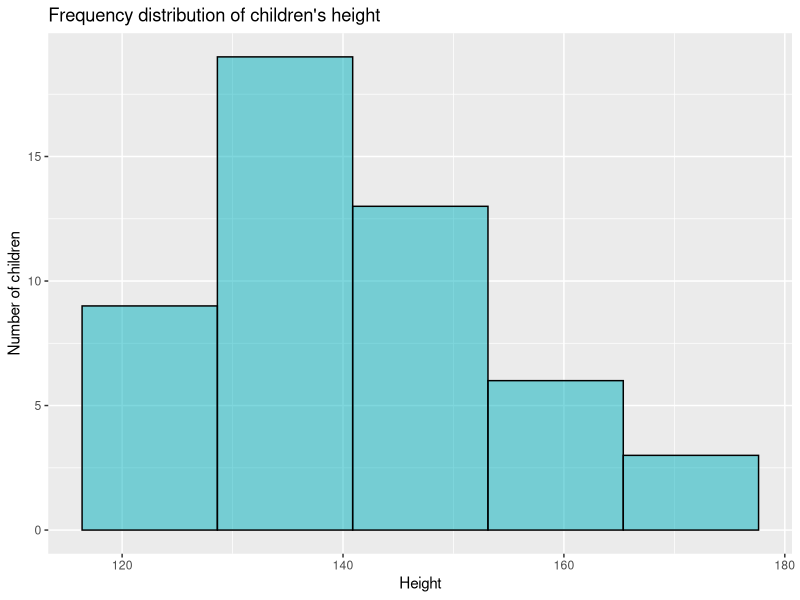

The R script that drew this image:
## ---- chunk 1
children_height<-c(120.0, 121.0, 122.0, 123.0, 124.0, 125.0, 126.0, 126.0, 126.0, 130.0, 130.0, 130.0, 130.0, 130.0, 135.0, 131.0, 136.0, 130.0, 138.0, 140.0, 144.0, 140.0, 143.0, 140.0, 140.0, 140.0, 140.0, 140.0, 140.0, 140.0, 141.0, 147.0, 150.0, 155.0, 150.0, 150.0, 150.1, 150.0, 151.0, 152.0, 150.0, 153.0, 156.0, 160.0, 167.0, 169.0, 161.0, 164.0, 163.0, 166.0)
id_children<-c(1:50)
data_children<-data.frame(id_children, children_height)
# View(data_children)
#hist(children, breaks=c(110, 120, 130, 140, 150, 160, 170), 
     #main = "Frequency distribution of children's height",
     #xlab = "Height",
     #ylab = "Number of children",
     #labels = T)

library(ggplot2)
ggplot(data_children, aes(x = children_height)) +
  geom_histogram(color = "black", fill = "#00AFBB", bins = 5, alpha = 0.5) +
  labs(title = "Frequency distribution of children's height") +
  xlab("Height") +
  ylab( "Number of children")
